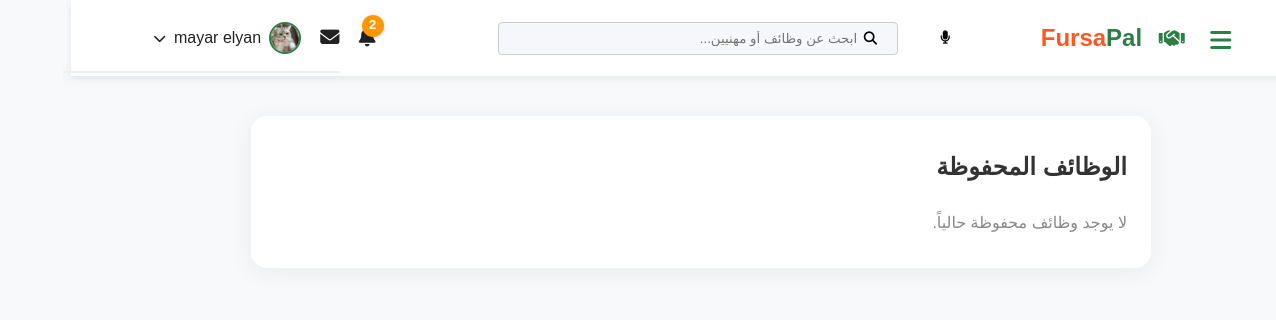
The app's page /saved_jobs.php (signed in), older data.
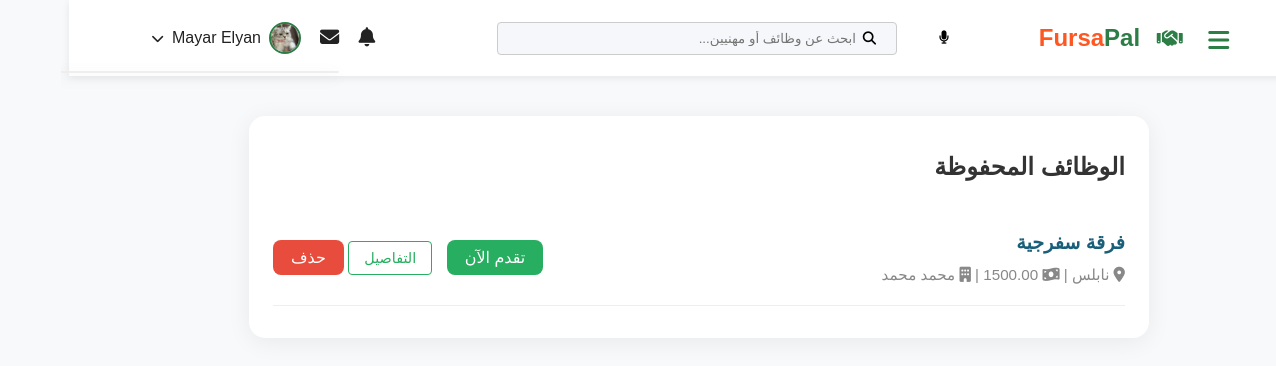
The same page, newer data.
### tables this page shows
CREATE TABLE `profile` (
  `profile_ID` int(11) NOT NULL,
  `User_ID` int(11) DEFAULT NULL,
  `first_name` varchar(100) DEFAULT NULL,
  `last_name` varchar(100) DEFAULT NULL,
  `bio` text DEFAULT NULL,
  `skills` text DEFAULT NULL,
  `location` varchar(255) DEFAULT NULL,
  `experience` text DEFAULT NULL,
  `profile_photo` varchar(255) DEFAULT NULL
);

CREATE TABLE `user` (
  `User_ID` int(11) NOT NULL,
  `name` varchar(255) NOT NULL,
  `email` varchar(255) NOT NULL,
  `password` varchar(255) NOT NULL,
  `role` enum('job_seeker','employer','admin') NOT NULL,
  `verification_status` enum('not_verified','pending','verified','rejected') DEFAULT 'not_verified',
  `verification_note` varchar(255) DEFAULT NULL
);

CREATE TABLE `job` (
  `job_ID` int(11) NOT NULL,
  `employer_ID` int(11) DEFAULT NULL,
  `title` varchar(255) NOT NULL,
  `description` text DEFAULT NULL,
  `location` varchar(255) DEFAULT NULL,
  `salary` decimal(10,2) DEFAULT NULL,
  `status` enum('published','pending_review','rejected') DEFAULT 'published',
  `rejection_note` varchar(500) DEFAULT NULL,
  `created_at` timestamp NOT NULL DEFAULT current_timestamp()
);

### saved_jobs.php (the view, shortened to what the changed rows need)
<?php
include 'db.php';
$user_id = $_SESSION['user_id'];
$stmt = $conn->prepare('SELECT j.job_ID, j.title, j.description, j.location, j.salary, j.employer_ID, u.name as employer_name
    FROM saved_jobs s
    JOIN job j ON s.job_id = j.job_ID
    JOIN user u ON j.employer_ID = u.User_ID
    WHERE s.user_id = :uid
    ORDER BY s.saved_at DESC');
$stmt->execute([':uid' => $user_id]);
$saved_jobs = $stmt->fetchAll(PDO::FETCH_ASSOC);
?>
<!DOCTYPE html>
<html lang="ar" dir="rtl">
<head>
    <link rel="stylesheet" href="css/project.css">
</head>
<body>
<?php include 'headerDash.php'; ?>
<div class="saved-jobs-container">
    <h2 style="margin-bottom:24px;">الوظائف المحفوظة</h2>
    <?php if (empty($saved_jobs)): ?>
        <p style="color:#888;">لا يوجد وظائف محفوظة حالياً.</p>
    <?php else: ?>
        <?php foreach ($saved_jobs as $job): ?>
            <div class="saved-job-card" data-job-id="<?php echo $job['job_ID']; ?>">
                <div class="saved-job-info">
                    <div class="saved-job-title"><?php echo htmlspecialchars($job['title']); ?></div>
                    <div class="saved-job-meta">
                        <span><i class="fas fa-map-marker-alt"></i> <?php echo htmlspecialchars($job['location']); ?></span> |
                        <span><i class="fas fa-money-bill-wave"></i> <?php echo htmlspecialchars($job['salary']); ?></span> |
                        <span><i class="fas fa-building"></i> <?php echo htmlspecialchars($job['employer_name']); ?></span>
                    </div>
                </div>
                <div>
                    <button class="btn-apply" data-job-id="<?php echo $job['job_ID']; ?>">تقدم الآن</button>
                    <button class="btn-details" onclick="toggleDetails(this)">التفاصيل</button>
                    <button class="remove-saved-btn" data-job-id="<?php echo $job['job_ID']; ?>">حذف</button>
                </div>
            </div>
        <?php endforeach; ?>
    <?php endif; ?>
</div>
</body>
</html>

### headerDash.php (shortened to what the changed rows need)
<?php
include 'db.php';
if (!isset($user_name) || !isset($profile_photo)) {
    if (isset($_SESSION['user_id'])) {
        $user_id = $_SESSION['user_id'];
        try {
            $stmt = $conn->prepare('SELECT u.name, p.profile_photo FROM user u LEFT JOIN profile p ON u.User_ID = p.User_ID WHERE u.User_ID = :user_id');
            $stmt->execute([':user_id' => $user_id]);
            $row = $stmt->fetch(PDO::FETCH_ASSOC);
            $user_name = $row && isset($row['name']) ? htmlspecialchars($row['name']) : 'مستخدم';
            $profile_photo = $row && !empty($row['profile_photo']) ? $row['profile_photo'] : 'image/p.png';
        } catch (PDOException $e) {
            $user_name = 'مستخدم';
            $profile_photo = 'image/p.png';
        }
    } else {
        $user_name = 'مستخدم';
        $profile_photo = 'image/p.png';
    }
}
?>
<link rel="stylesheet" href="https://cdnjs.cloudflare.com/ajax/libs/font-awesome/6.4.0/css/all.min.css">
<link rel="stylesheet" href="css/headerDash.css">
<link rel="stylesheet" href="css/notification-dropdown.css">
<link rel="stylesheet" href="css/messages-dropdown.css">
<header class="dashboard-header">
  <div class="container">
  <nav style="width:100%; display:flex; align-items:center; justify-content:space-between; flex-direction: row;">
      <div class="user-actions" style="display:flex; align-items:center; gap:1.2rem; position:relative;">
        <div class="user-profile" id="userProfileMenuBtn">
          <img src="<?php echo $profile_photo; ?>" alt="صورة المستخدم">
          <span><?php echo $user_name; ?>
          </span>
          <span id="userProfileArrow" style="cursor:pointer;"><i class="fas fa-chevron-down"></i></span>
        </div>
      </div>
    </nav>
  </div>
</header>

Row changes from the older to the newer data that the page shows:
changed profile: User_ID.name "mayar elyan" → "Mayar Elyan"
now on this page (row edited): job: title "فرقة سفرجية", location "نابلس", salary "1500.00", employer_ID.name "محمد محمد"
Text that changed along with them:
text no longer shown: "لا يوجد وظائف محفوظة حالياً."
